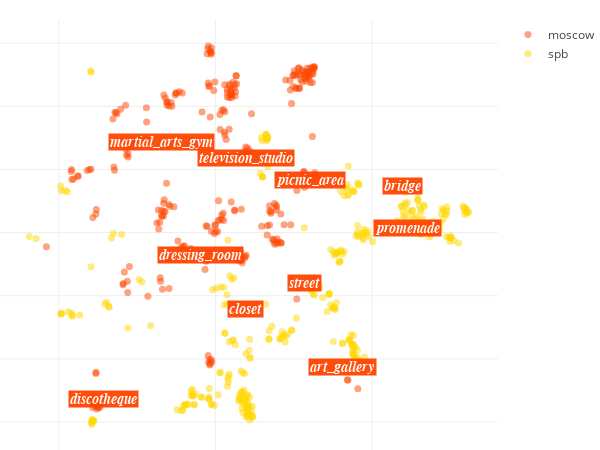

The cell this chart's notebook holds for it:
### Code cell
locations_scatter(city_data, opposite_city_data)

### Figure 1 — Plotly figure (JSON) as saved in the notebook; plotly's stock layout.template omitted (floating-point values rounded to 4 significant figures; data arrays with more than 128 entries replaced by an {"elided": "..."} marker saying what was removed)
{"data": [{"hoverinfo": "text", "marker": {"color": "orangered", "opacity": 0.5, "size": 7}, "mode": "markers", "name": "moscow", "text": {"elided": "286 str values"}, "type": "scatter", "uid": "5db4c28c-4292-11e9-a241-3c15c2cf2370", "x": {"elided": "286 float values"}, "y": {"elided": "286 float values"}}, {"hoverinfo": "text", "marker": {"color": "gold", "opacity": 0.5, "size": 7}, "mode": "markers", "name": "spb", "text": {"elided": "338 str values"}, "type": "scatter", "uid": "5db4df4c-4292-11e9-8d0e-3c15c2cf2370", "x": {"elided": "338 float values"}, "y": {"elided": "338 float values"}}], "layout": {"annotations": [{"bgcolor": "orangered", "font": {"color": "white", "family": "arial", "size": 14}, "opacity": 0.95, "showarrow": false, "text": "<i><b>street", "x": 28.32, "xanchor": "center", "y": -16.11}, {"bgcolor": "orangered", "font": {"color": "white", "family": "arial", "size": 14}, "opacity": 0.95, "showarrow": false, "text": "<i><b>discotheque", "x": -35.61, "xanchor": "center", "y": -52.79}, {"bgcolor": "orangered", "font": {"color": "white", "family": "arial", "size": 14}, "opacity": 0.95, "showarrow": false, "text": "<i><b>promenade", "x": 61.24, "xanchor": "center", "y": 1.431}, {"bgcolor": "orangered", "font": {"color": "white", "family": "arial", "size": 14}, "opacity": 0.95, "showarrow": false, "text": "<i><b>art_gallery", "x": 40.72, "xanchor": "center", "y": -42.64}, {"bgcolor": "orangered", "font": {"color": "white", "family": "arial", "size": 14}, "opacity": 0.95, "showarrow": false, "text": "<i><b>bridge", "x": 59.83, "xanchor": "center", "y": 14.78}, {"bgcolor": "orangered", "font": {"color": "white", "family": "arial", "size": 14}, "opacity": 0.95, "showarrow": false, "text": "<i><b>dressing_room", "x": -4.855, "xanchor": "center", "y": -7.243}, {"bgcolor": "orangered", "font": {"color": "white", "family": "arial", "size": 14}, "opacity": 0.95, "showarrow": false, "text": "<i><b>picnic_area", "x": 30.36, "xanchor": "center", "y": 16.64}, {"bgcolor": "orangered", "font": {"color": "white", "family": "arial", "size": 14}, "opacity": 0.95, "showarrow": false, "text": "<i><b>closet", "x": 9.562, "xanchor": "center", "y": -24.27}, {"bgcolor": "orangered", "font": {"color": "white", "family": "arial", "size": 14}, "opacity": 0.95, "showarrow": false, "text": "<i><b>television_studio", "x": 9.812, "xanchor": "center", "y": 23.5}, {"bgcolor": "orangered", "font": {"color": "white", "family": "arial", "size": 14}, "opacity": 0.95, "showarrow": false, "text": "<i><b>martial_arts_gym", "x": -17.21, "xanchor": "center", "y": 28.73}], "height": 450, "hovermode": "closest", "margin": {"b": 0, "l": 0, "r": 30, "t": 20}, "width": 600, "xaxis": {"showticklabels": false, "zeroline": false}, "yaxis": {"showticklabels": false, "zeroline": false}}}
